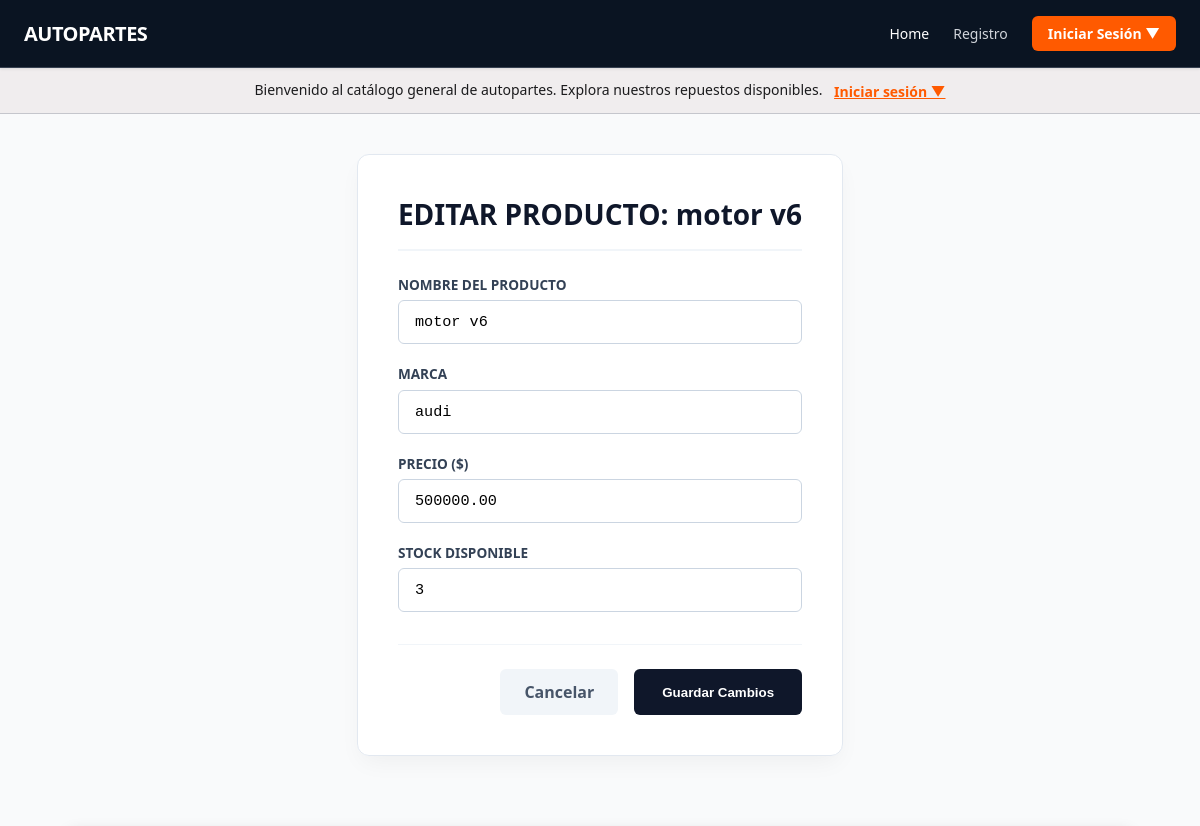
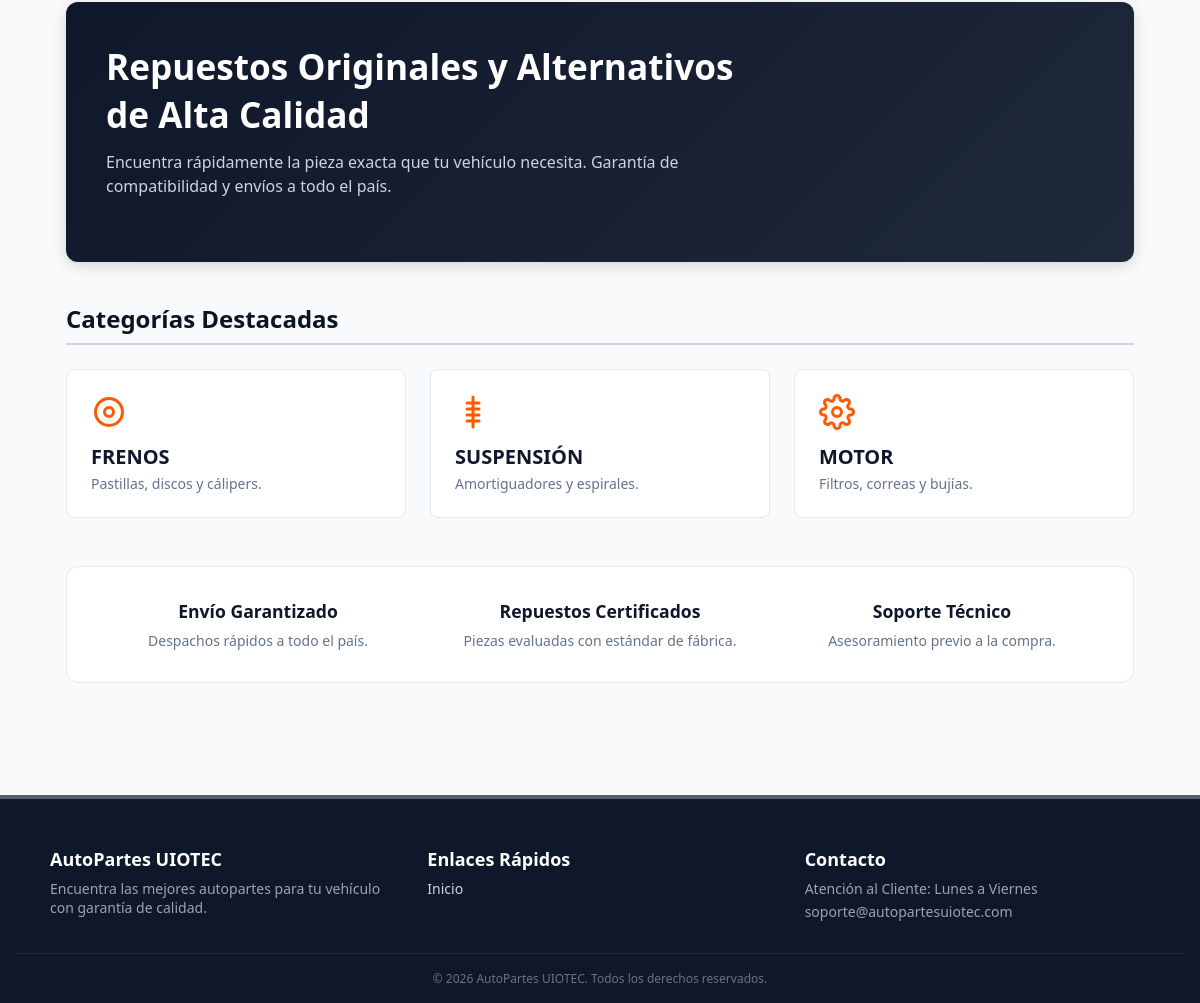
/productos/actualizar/1/, run on the app's committed database (2 pictures, top to bottom).
### Autopartes/models.py (models this page shows, shortened)
class Productos(models.Model):
    nombre_producto = models.CharField(max_length=30)
    marca_producto = models.CharField(max_length=20)
    precio = models.DecimalField(max_digits=10, decimal_places=2, default=0.00)
    stock = models.IntegerField(default=0)

### Autopartes/views.py (the view)
# urls.py: path('productos/actualizar/<int:productos_id>/', views.actualizar_producto, name='actualizar_producto'),
def actualizar_producto(request, productos_id):
    producto = get_object_or_404(Productos, id=productos_id)
    if request.method == 'POST':
        form = CrearProductosForm(request.POST, request.FILES, instance=producto)
        if form.is_valid():
            form.save()
            messages.success(request, f'Producto "{producto.nombre_producto}" actualizado correctamente.')
            return redirect('productos')
    else:
        form = CrearProductosForm(instance=producto)
    return render(request, 'Autopartes/actualizar_producto.html', {'form': form, 'producto': producto})

### Autopartes/forms.py
class CrearProductosForm(forms.ModelForm):
    class Meta:
        model = Productos
        fields = ['nombre_producto', 'marca_producto', 'precio', 'stock']
        labels = {
            'nombre_producto': 'Nombre del Producto',
            'marca_producto': 'Marca',
            'precio': 'Precio ($)',
            'stock': 'Stock Disponible',
        }
        widgets = {
            'nombre_producto': forms.TextInput(attrs={
                'class': 'form-control',
                'placeholder': 'Ej. Filtro de aceite'
            }),
            'marca_producto': forms.TextInput(attrs={
                'class': 'form-control',
                'placeholder': 'Ej. Bosch'
            }),
            'precio': forms.NumberInput(attrs={
                'class': 'form-control',
                'step': '0.01',
                'placeholder': '0.00'
            }),
            'stock': forms.NumberInput(attrs={
                'class': 'form-control',
                'placeholder': '0'
            }),
        }

### templates/Autopartes/actualizar_producto.html (shortened to what this page needs)
{% extends 'Autopartes/index.html' %}
{% load static %}
{% block codigoDinamico %}
<div class="container" style="max-width: 850px; margin: 2.5rem auto; padding: 0 1rem;">
    <div style="background: rgba(255, 255, 255, 0.95); backdrop-filter: blur(12px); border-radius: 12px; padding: 2.5rem; box-shadow: 0 10px 25px -5px rgba(0,0,0,0.05); border: 1px solid #e2e8f0;">
        <h1 style="margin: 0 0 1.5rem 0; font-size: 1.75rem; font-weight: 800; color: #0f172a; border-bottom: 2px solid #f1f5f9; padding-bottom: 1rem;">
            EDITAR PRODUCTO: {{ producto.nombre_producto }}
        </h1>
        <form action="" method="post" enctype="multipart/form-data">
            <div style="display: grid; grid-template-columns: repeat(auto-fit, minmax(300px, 1fr)); gap: 1.25rem;">
                {% for field in form %}
                    <div style="display: flex; flex-direction: column; gap: 0.4rem;">
                        <label for="{{ field.id_for_label }}" style="font-weight: 700; font-size: 0.85rem; color: #334155; text-transform: uppercase;">
                            {{ field.label }}
                        </label>
                        <div class="form-input-box">
                            {{ field }}
                        </div>
                    </div>
                {% endfor %}
            </div>
            <div style="display: flex; justify-content: flex-end; gap: 1rem; margin-top: 2rem; border-top: 1px solid #f1f5f9; padding-top: 1.5rem;">
                <a href="{% url 'productos' %}" style="background-color: #f1f5f9; color: #475569; padding: 0.75rem 1.5rem; border-radius: 6px; text-decoration: none; font-weight: 600;">
                    Cancelar
                </a>
                <button type="submit" style="background-color: #0f172a; color: white; border: none; padding: 0.75rem 1.75rem; border-radius: 6px; font-weight: 700; cursor: pointer;">
                    Guardar Cambios
                </button>
            </div>
        </form>
    </div>
</div>
{% endblock codigoDinamico %}

### static/Autopartes/styles.css (style rules this page uses)
:root { --primary: #0a1422; --on-primary: #ffffff; --safety-orange: #FF5A00; --secondary: #575e70; --surface: #fbf9fa; --surface-container: #f0edee; --on-surface: #1b1b1d; --on-surface-variant: #44474c; --border-color: #D1D5DB; --outline-variant: #c5c6cc; --font-sans: system-ui, -apple-system, BlinkMacSystemFont, 'Segoe UI', Roboto, Oxygen, Ubuntu, Cantarell, sans-serif; --font-mono: 'JetBrains Mono', Consolas, Monaco, 'Courier New', monospace; }
* { box-sizing: border-box; margin: 0; padding: 0; }
body { font-family: var(--font-sans); background-color: #F9FAFB; color: var(--on-surface); min-height: 100vh; display: flex; flex-direction: column; }
.form-control { width: 100%; padding: 0.75rem; background-color: #ffffff; border: 1px solid var(--border-color); border-radius: 0.25rem; font-family: var(--font-mono); font-size: 0.875rem; }
:root { --color-primario: #0d6efd; --color-primario-hover: #0b5ed7; --color-exito: #198754; --color-exito-hover: #157347; --color-fondo: #f8f9fa; --color-texto: #212529; --color-borde: #ced4da; --sombra-tarjeta: 0 4px 12px rgba(0, 0, 0, 0.1); }

### templates/Autopartes/actualizar_producto.html (style rules this page uses)
.form-input-box input, .form-input-box select, .form-input-box textarea { width: 100% !important; padding: 0.75rem 1rem !important; border: 1px solid #cbd5e1 !important; border-radius: 6px !important; font-size: 0.95rem !important; box-sizing: border-box !important; }

### data on the page
Productos: nombre_producto "motor v6", form "motor v6" "audi" "500000.00" "3"

### other printed values
{{ field.label }} "NOMBRE DEL PRODUCTO" "MARCA" "PRECIO ($)" "STOCK DISPONIBLE"
